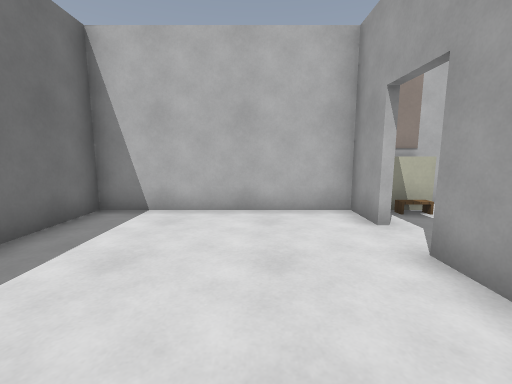
[1] (above)

16 first-person views from a walk through a level from a Godot 3-D game. The camera is 1.3 m above the floor, tilts 8° down and sees 90° across. The floor is counted in squares, 1 m on a side. Each view is taken from the middle of a square. On the plan, view 1 faces up. The plan holds only what a view shows up to about 13 squares ahead; the rest is blank. Surface patterns are stand-ins for the level's own textures.

[2]
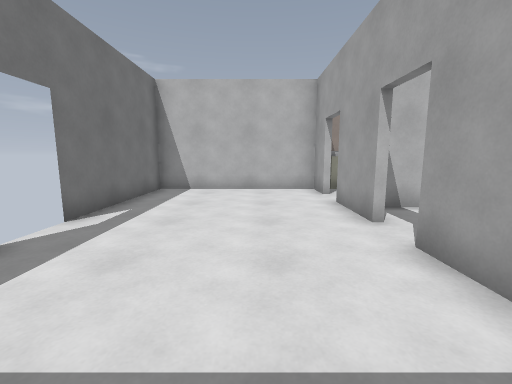

[3]
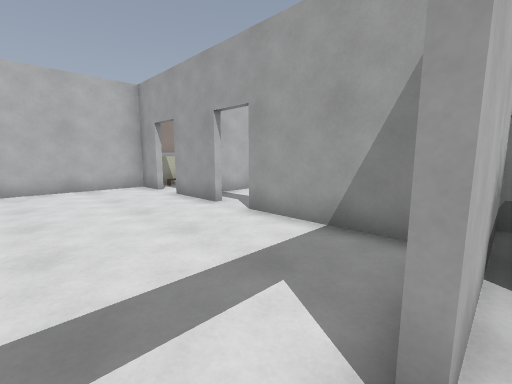

[4]
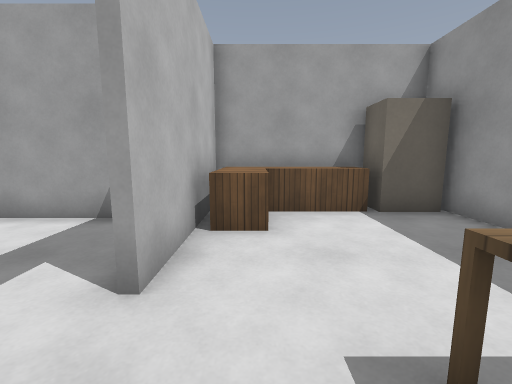

[5]
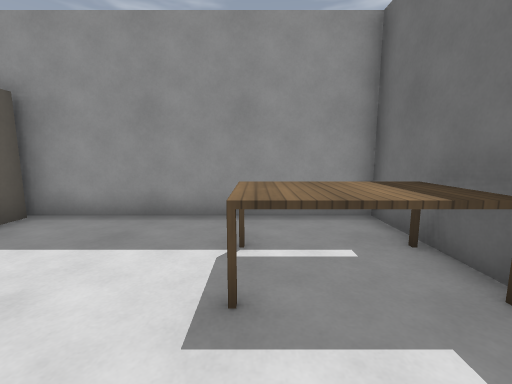

[6]
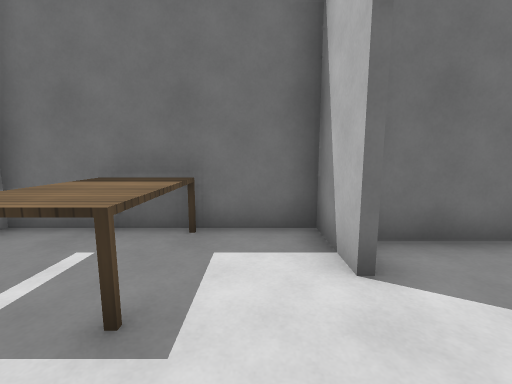

[7]
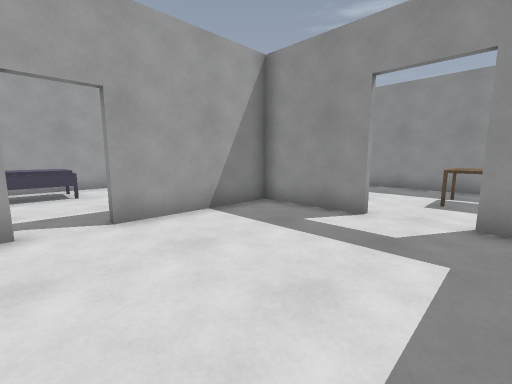

[8]
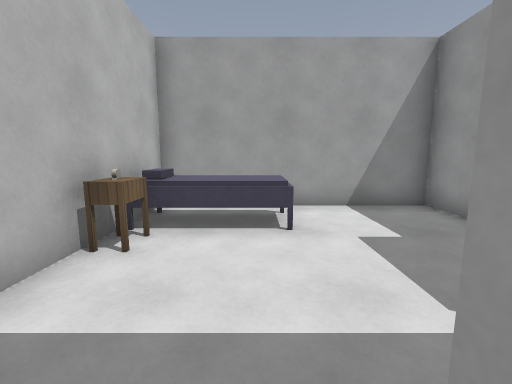

[9]
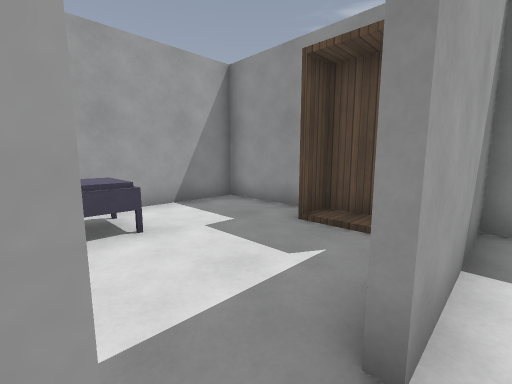

[10]
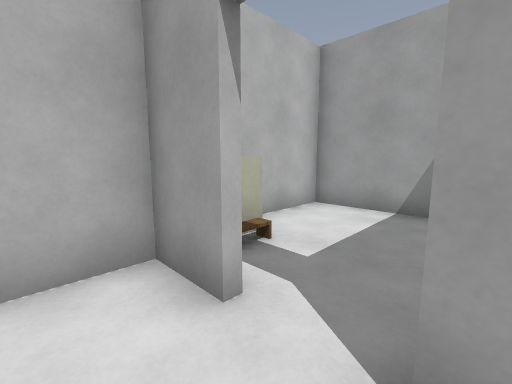

[11]
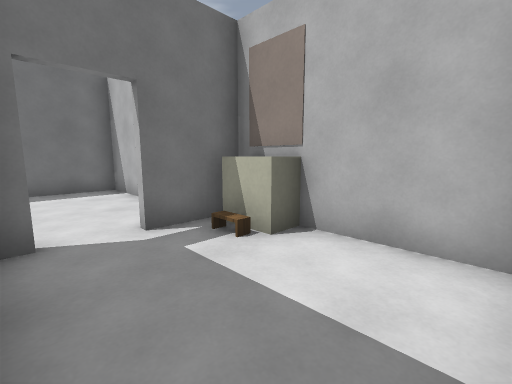

[12]
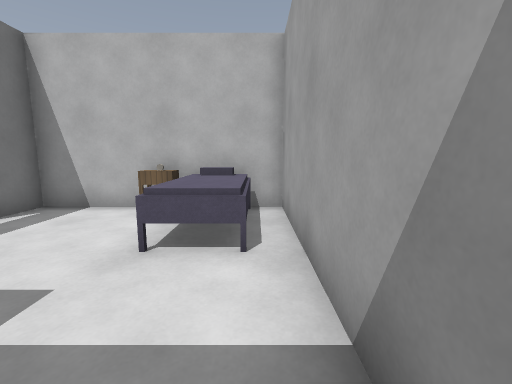

[13]
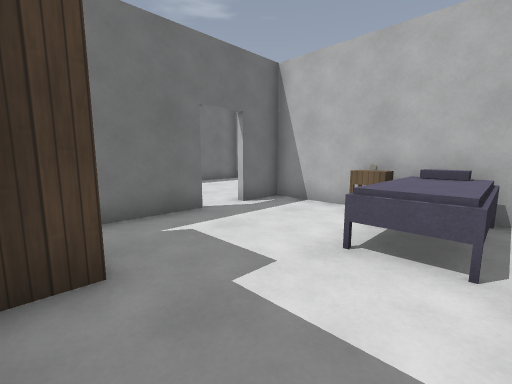

[14]
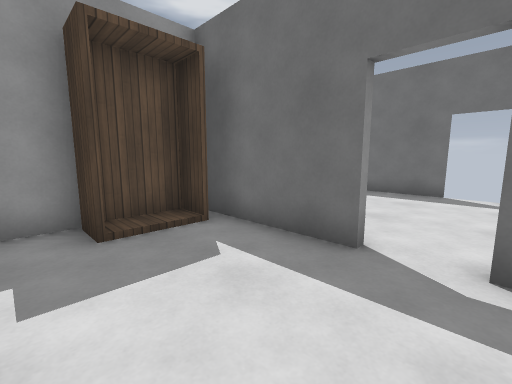

[15]
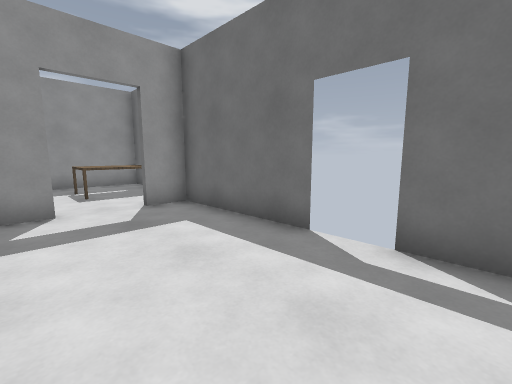

[16]
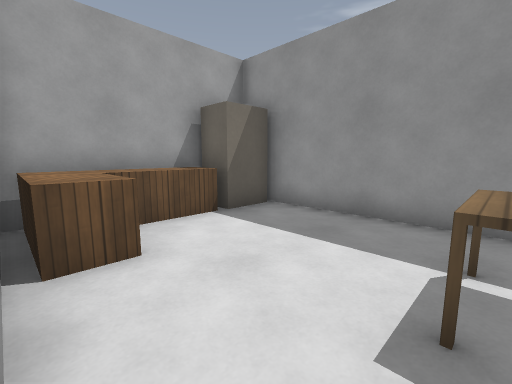

### Floor plan
Points are (right, up) in squares from view 1. A wall is a line through its corners. A room is listed if a view was taken in it or the views show most of it. See-through windows are left out.
Room 1 (views 1, 2, 7, 8, 9, 10, 15)
walls: (-3.8, -0.4) (-3.8, -4.7) (-2.6, -4.7); (2.3, 0.9) (2.3, 3.2); (2.3, 4.6) (2.3, 6.1) (-3.8, 6.1) (-3.8, 0.9); (-0.8, -4.7) (2.3, -4.7) (2.3, -0.4)
ways out: opening at (-1.5, -5) to room 2; opening at (3, 0) to room 3; opening at (3, 4) to room 3
Room 2 (views 3, 4, 5, 6, 16)
walls: (-2.6, -4.9) (-4.5, -4.9) (-4.5, -10.5) (3.2, -10.5); (4.1, -9) (4.1, -4.9) (-0.8, -4.9)
ways out: opening at (-1.5, -5) to room 1
objects: table (-4, -8) to (-2, -7); counter (2, -8) to (3, -6); block (3, -10)
Room 3 (views 11, 12, 13, 14)
walls: (4.6, 2.5) (2.5, 2.5) (2.5, 0.9); (7.3, 4.1) (7.3, 6.9) (2.5, 6.9) (2.5, 4.6); (2.5, -0.4) (2.5, -4.1); (5, -4.5) (8.7, -4.5) (8.7, 2.5) (7.1, 2.5)
ways out: opening at (3, 0) to room 1; opening at (3, 4) to room 1
objects: sink (3, 6) to (4, 6); wardrobe (5, -4); table (5, 2); other object (6, 2); bed (7, 0) to (8, 2)

Where each view was taken, in squares from view 1:
view 1: 0 up, 0 right, facing up
view 2: 4 down, 0 right, facing up
view 3: 5 down, 2 left, facing up-right
view 4: 6 down, 3 left, facing right
view 5: 5 down, 2 left, facing down
view 6: 6 down, 0 right, facing left
view 7: 1 up, 3 left, facing down-right
view 8: 0 up, 2 right, facing right
view 9: 1 up, 2 right, facing down-right
view 10: 3 up, 1 right, facing up-right
view 11: 3 up, 7 right, facing up-left
view 12: 4 down, 8 right, facing up
view 13: 4 down, 8 right, facing up-left
view 14: 1 up, 6 right, facing down-left
view 15: 2 up, 0 right, facing down-left
view 16: 5 down, 2 left, facing down-right
